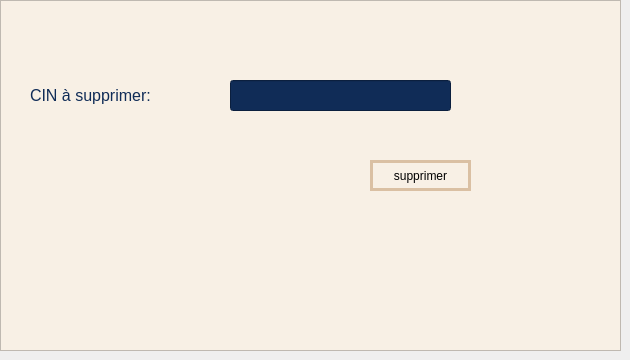
        <widget class="QWidget" name="tab_6">
         <attribute name="title">
          <string>supprimer</string>
         </attribute>
         <widget class="QFrame" name="frame_3">
          <property name="geometry">
           <rect>
            <x>0</x>
            <y>0</y>
            <width>621</width>
            <height>351</height>
           </rect>
          </property>
          <property name="styleSheet">
           <string notr="true">background-color: rgb(248, 240, 229);</string>
          </property>
          <property name="frameShape">
           <enum>QFrame::StyledPanel</enum>
          </property>
          <property name="frameShadow">
           <enum>QFrame::Raised</enum>
          </property>
          <widget class="QLabel" name="label_35">
           <property name="geometry">
            <rect>
             <x>30</x>
             <y>80</y>
             <width>181</width>
             <height>31</height>
            </rect>
           </property>
           <property name="palette">
            <palette>
             <active>
              <colorrole role="WindowText">
               <brush brushstyle="SolidPattern">
                <color alpha="255">
                 <red>16</red>
                 <green>44</green>
                 <blue>87</blue>
                </color>
               </brush>
              </colorrole>
              <colorrole role="Button">
               <brush brushstyle="SolidPattern">
                <color alpha="255">
                 <red>248</red>
                 <green>240</green>
                 <blue>229</blue>
                </color>
               </brush>
              </colorrole>
              <colorrole role="Light">
               <brush brushstyle="SolidPattern">
                <color alpha="255">
                 <red>255</red>
                 <green>255</green>
                 <blue>255</blue>
                </color>
               </brush>
              </colorrole>
              <colorrole role="Midlight">
               <brush brushstyle="SolidPattern">
                <color alpha="255">
                 <red>251</red>
                 <green>247</green>
                 <blue>242</blue>
                </color>
               </brush>
              </colorrole>
              <colorrole role="Dark">
               <brush brushstyle="SolidPattern">
                <color alpha="255">
                 <red>124</red>
                 <green>120</green>
                 <blue>114</blue>
                </color>
               </brush>
              </colorrole>
              <colorrole role="Mid">
               <brush brushstyle="SolidPattern">
                <color alpha="255">
                 <red>165</red>
                 <green>160</green>
                 <blue>153</blue>
                </color>
               </brush>
              </colorrole>
              <colorrole role="Text">
               <brush brushstyle="SolidPattern">
                <color alpha="255">
                 <red>0</red>
                 <green>0</green>
                 <blue>0</blue>
                </color>
               </brush>
              </colorrole>
              <colorrole role="BrightText">
               <brush brushstyle="SolidPattern">
                <color alpha="255">
                 <red>255</red>
                 <green>255</green>
                 <blue>255</blue>
                </color>
               </brush>
              </colorrole>
              <colorrole role="ButtonText">
               <brush brushstyle="SolidPattern">
                <color alpha="255">
                 <red>0</red>
                 <green>0</green>
                 <blue>0</blue>
                </color>
               </brush>
              </colorrole>
              <colorrole role="Base">
               <brush brushstyle="SolidPattern">
                <color alpha="255">
                 <red>248</red>
                 <green>240</green>
                 <blue>229</blue>
                </color>
               </brush>
              </colorrole>
              <colorrole role="Window">
               <brush brushstyle="SolidPattern">
                <color alpha="255">
                 <red>248</red>
                 <green>240</green>
                 <blue>229</blue>
                </color>
               </brush>
              </colorrole>
              <colorrole role="Shadow">
               <brush brushstyle="SolidPattern">
                <color alpha="255">
                 <red>0</red>
                 <green>0</green>
                 <blue>0</blue>
                </color>
               </brush>
              </colorrole>
              <colorrole role="AlternateBase">
               <brush brushstyle="SolidPattern">
                <color alpha="255">
                 <red>251</red>
                 <green>247</green>
                 <blue>242</blue>
                </color>
               </brush>
              </colorrole>
              <colorrole role="ToolTipBase">
               <brush brushstyle="SolidPattern">
                <color alpha="255">
                 <red>255</red>
                 <green>255</green>
                 <blue>220</blue>
                </color>
               </brush>
              </colorrole>
              <colorrole role="ToolTipText">
               <brush brushstyle="SolidPattern">
                <color alpha="255">
                 <red>0</red>
                 <green>0</green>
                 <blue>0</blue>
                </color>
               </brush>
              </colorrole>
              <colorrole role="PlaceholderText">
               <brush brushstyle="SolidPattern">
                <color alpha="128">
                 <red>0</red>
                 <green>0</green>
                 <blue>0</blue>
                </color>
               </brush>
              </colorrole>
             </active>
             <inactive>
              <colorrole role="WindowText">
               <brush brushstyle="SolidPattern">
                <color alpha="255">
                 <red>16</red>
                 <green>44</green>
                 <blue>87</blue>
                </color>
               </brush>
              </colorrole>
              <colorrole role="Button">
               <brush brushstyle="SolidPattern">
                <color alpha="255">
                 <red>248</red>
                 <green>240</green>
                 <blue>229</blue>
                </color>
               </brush>
              </colorrole>
              <colorrole role="Light">
               <brush brushstyle="SolidPattern">
                <color alpha="255">
                 <red>255</red>
                 <green>255</green>
                 <blue>255</blue>
                </color>
               </brush>
              </colorrole>
              <colorrole role="Midlight">
               <brush brushstyle="SolidPattern">
                <color alpha="255">
                 <red>251</red>
                 <green>247</green>
                 <blue>242</blue>
                </color>
               </brush>
              </colorrole>
              <colorrole role="Dark">
               <brush brushstyle="SolidPattern">
                <color alpha="255">
                 <red>124</red>
                 <green>120</green>
                 <blue>114</blue>
                </color>
               </brush>
              </colorrole>
              <colorrole role="Mid">
               <brush brushstyle="SolidPattern">
                <color alpha="255">
                 <red>165</red>
                 <green>160</green>
                 <blue>153</blue>
                </color>
               </brush>
              </colorrole>
              <colorrole role="Text">
               <brush brushstyle="SolidPattern">
                <color alpha="255">
                 <red>0</red>
                 <green>0</green>
                 <blue>0</blue>
                </color>
               </brush>
              </colorrole>
              <colorrole role="BrightText">
               <brush brushstyle="SolidPattern">
                <color alpha="255">
                 <red>255</red>
                 <green>255</green>
                 <blue>255</blue>
                </color>
               </brush>
              </colorrole>
              <colorrole role="ButtonText">
               <brush brushstyle="SolidPattern">
                <color alpha="255">
                 <red>0</red>
                 <green>0</green>
                 <blue>0</blue>
                </color>
               </brush>
              </colorrole>
              <colorrole role="Base">
               <brush brushstyle="SolidPattern">
                <color alpha="255">
                 <red>248</red>
                 <green>240</green>
                 <blue>229</blue>
                </color>
               </brush>
              </colorrole>
              <colorrole role="Window">
               <brush brushstyle="SolidPattern">
                <color alpha="255">
                 <red>248</red>
                 <green>240</green>
                 <blue>229</blue>
                </color>
               </brush>
              </colorrole>
              <colorrole role="Shadow">
               <brush brushstyle="SolidPattern">
                <color alpha="255">
                 <red>0</red>
                 <green>0</green>
                 <blue>0</blue>
                </color>
               </brush>
              </colorrole>
              <colorrole role="AlternateBase">
               <brush brushstyle="SolidPattern">
                <color alpha="255">
                 <red>251</red>
                 <green>247</green>
                 <blue>242</blue>
                </color>
               </brush>
              </colorrole>
              <colorrole role="ToolTipBase">
               <brush brushstyle="SolidPattern">
                <color alpha="255">
                 <red>255</red>
                 <green>255</green>
                 <blue>220</blue>
                </color>
               </brush>
              </colorrole>
              <colorrole role="ToolTipText">
               <brush brushstyle="SolidPattern">
                <color alpha="255">
                 <red>0</red>
                 <green>0</green>
                 <blue>0</blue>
                </color>
               </brush>
              </colorrole>
              <colorrole role="PlaceholderText">
               <brush brushstyle="SolidPattern">
                <color alpha="128">
                 <red>0</red>
                 <green>0</green>
                 <blue>0</blue>
                </color>
               </brush>
              </colorrole>
             </inactive>
             <disabled>
              <colorrole role="WindowText">
               <brush brushstyle="SolidPattern">
                <color alpha="255">
                 <red>124</red>
                 <green>120</green>
                 <blue>114</blue>
                </color>
               </brush>
              </colorrole>
              <colorrole role="Button">
               <brush brushstyle="SolidPattern">
                <color alpha="255">
                 <red>248</red>
                 <green>240</green>
                 <blue>229</blue>
                </color>
               </brush>
              </colorrole>
              <colorrole role="Light">
               <brush brushstyle="SolidPattern">
                <color alpha="255">
                 <red>255</red>
                 <green>255</green>
                 <blue>255</blue>
                </color>
               </brush>
              </colorrole>
              <colorrole role="Midlight">
               <brush brushstyle="SolidPattern">
                <color alpha="255">
                 <red>251</red>
                 <green>247</green>
                 <blue>242</blue>
                </color>
               </brush>
              </colorrole>
              <colorrole role="Dark">
               <brush brushstyle="SolidPattern">
                <color alpha="255">
                 <red>124</red>
                 <green>120</green>
                 <blue>114</blue>
                </color>
               </brush>
              </colorrole>
              <colorrole role="Mid">
               <brush brushstyle="SolidPattern">
                <color alpha="255">
                 <red>165</red>
                 <green>160</green>
                 <blue>153</blue>
                </color>
               </brush>
              </colorrole>
              <colorrole role="Text">
               <brush brushstyle="SolidPattern">
                <color alpha="255">
                 <red>124</red>
                 <green>120</green>
                 <blue>114</blue>
                </color>
               </brush>
              </colorrole>
              <colorrole role="BrightText">
               <brush brushstyle="SolidPattern">
                <color alpha="255">
                 <red>255</red>
                 <green>255</green>
                 <blue>255</blue>
                </color>
               </brush>
              </colorrole>
              <colorrole role="ButtonText">
               <brush brushstyle="SolidPattern">
                <color alpha="255">
                 <red>124</red>
                 <green>120</green>
                 <blue>114</blue>
                </color>
               </brush>
              </colorrole>
              <colorrole role="Base">
               <brush brushstyle="SolidPattern">
                <color alpha="255">
                 <red>248</red>
                 <green>240</green>
                 <blue>229</blue>
                </color>
               </brush>
              </colorrole>
              <colorrole role="Window">
               <brush brushstyle="SolidPattern">
                <color alpha="255">
                 <red>248</red>
                 <green>240</green>
                 <blue>229</blue>
                </color>
               </brush>
              </colorrole>
              <colorrole role="Shadow">
               <brush brushstyle="SolidPattern">
                <color alpha="255">
                 <red>0</red>
                 <green>0</green>
                 <blue>0</blue>
                </color>
               </brush>
              </colorrole>
              <colorrole role="AlternateBase">
               <brush brushstyle="SolidPattern">
                <color alpha="255">
                 <red>248</red>
                 <green>240</green>
                 <blue>229</blue>
                </color>
               </brush>
              </colorrole>
              <colorrole role="ToolTipBase">
               <brush brushstyle="SolidPattern">
                <color alpha="255">
                 <red>255</red>
                 <green>255</green>
                 <blue>220</blue>
                </color>
               </brush>
              </colorrole>
              <colorrole role="ToolTipText">
               <brush brushstyle="SolidPattern">
                <color alpha="255">
                 <red>0</red>
                 <green>0</green>
                 <blue>0</blue>
                </color>
               </brush>
              </colorrole>
              <colorrole role="PlaceholderText">
               <brush brushstyle="SolidPattern">
                <color alpha="128">
                 <red>0</red>
                 <green>0</green>
                 <blue>0</blue>
                </color>
               </brush>
              </colorrole>
             </disabled>
            </palette>
           </property>
           <property name="font">
            <font>
             <family>Nirmala UI</family>
             <pointsize>12</pointsize>
            </font>
           </property>
           <property name="text">
            <string>CIN à supprimer:</string>
           </property>
          </widget>
          <widget class="QLineEdit" name="la_cin_2">
           <property name="geometry">
            <rect>
             <x>230</x>
             <y>80</y>
             <width>221</width>
             <height>31</height>
            </rect>
           </property>
           <property name="palette">
            <palette>
             <active>
              <colorrole role="WindowText">
               <brush brushstyle="SolidPattern">
                <color alpha="255">
                 <red>248</red>
                 <green>240</green>
                 <blue>229</blue>
                </color>
               </brush>
              </colorrole>
              <colorrole role="Button">
               <brush brushstyle="SolidPattern">
                <color alpha="255">
                 <red>16</red>
                 <green>44</green>
                 <blue>87</blue>
                </color>
               </brush>
              </colorrole>
              <colorrole role="Text">
               <brush brushstyle="SolidPattern">
                <color alpha="255">
                 <red>248</red>
                 <green>240</green>
                 <blue>229</blue>
                </color>
               </brush>
              </colorrole>
              <colorrole role="Base">
               <brush brushstyle="SolidPattern">
                <color alpha="255">
                 <red>16</red>
                 <green>44</green>
                 <blue>87</blue>
                </color>
               </brush>
              </colorrole>
              <colorrole role="Window">
               <brush brushstyle="SolidPattern">
                <color alpha="255">
                 <red>16</red>
                 <green>44</green>
                 <blue>87</blue>
                </color>
               </brush>
              </colorrole>
              <colorrole role="PlaceholderText">
               <brush brushstyle="SolidPattern">
                <color alpha="128">
                 <red>248</red>
                 <green>240</green>
                 <blue>229</blue>
                </color>
               </brush>
              </colorrole>
             </active>
             <inactive>
              <colorrole role="WindowText">
               <brush brushstyle="SolidPattern">
                <color alpha="255">
                 <red>248</red>
                 <green>240</green>
                 <blue>229</blue>
                </color>
               </brush>
              </colorrole>
              <colorrole role="Button">
               <brush brushstyle="SolidPattern">
                <color alpha="255">
                 <red>16</red>
                 <green>44</green>
                 <blue>87</blue>
                </color>
               </brush>
              </colorrole>
              <colorrole role="Text">
               <brush brushstyle="SolidPattern">
                <color alpha="255">
                 <red>248</red>
                 <green>240</green>
                 <blue>229</blue>
                </color>
               </brush>
              </colorrole>
              <colorrole role="Base">
               <brush brushstyle="SolidPattern">
                <color alpha="255">
                 <red>16</red>
                 <green>44</green>
                 <blue>87</blue>
                </color>
               </brush>
              </colorrole>
              <colorrole role="Window">
               <brush brushstyle="SolidPattern">
                <color alpha="255">
                 <red>16</red>
                 <green>44</green>
                 <blue>87</blue>
                </color>
               </brush>
              </colorrole>
              <colorrole role="PlaceholderText">
               <brush brushstyle="SolidPattern">
                <color alpha="128">
                 <red>248</red>
                 <green>240</green>
                 <blue>229</blue>
                </color>
               </brush>
              </colorrole>
             </inactive>
             <disabled>
              <colorrole role="WindowText">
               <brush brushstyle="SolidPattern">
                <color alpha="255">
                 <red>120</red>
                 <green>120</green>
                 <blue>120</blue>
                </color>
               </brush>
              </colorrole>
              <colorrole role="Button">
               <brush brushstyle="SolidPattern">
                <color alpha="255">
                 <red>16</red>
                 <green>44</green>
                 <blue>87</blue>
                </color>
               </brush>
              </colorrole>
              <colorrole role="Text">
               <brush brushstyle="SolidPattern">
                <color alpha="255">
                 <red>120</red>
                 <green>120</green>
                 <blue>120</blue>
                </color>
               </brush>
              </colorrole>
              <colorrole role="Base">
               <brush brushstyle="SolidPattern">
                <color alpha="255">
                 <red>16</red>
                 <green>44</green>
                 <blue>87</blue>
                </color>
               </brush>
              </colorrole>
              <colorrole role="Window">
               <brush brushstyle="SolidPattern">
                <color alpha="255">
                 <red>16</red>
                 <green>44</green>
                 <blue>87</blue>
                </color>
               </brush>
              </colorrole>
              <colorrole role="PlaceholderText">
               <brush brushstyle="SolidPattern">
                <color alpha="128">
                 <red>0</red>
                 <green>0</green>
                 <blue>0</blue>
                </color>
               </brush>
              </colorrole>
             </disabled>
            </palette>
           </property>
           <property name="styleSheet">
            <string notr="true">background-color: rgb(16, 44, 87);</string>
           </property>
          </widget>
          <widget class="QPushButton" name="pb_supprimer">
           <property name="geometry">
            <rect>
             <x>370</x>
             <y>160</y>
             <width>101</width>
             <height>31</height>
            </rect>
           </property>
           <property name="palette">
            <palette>
             <active>
              <colorrole role="Button">
               <brush brushstyle="SolidPattern">
                <color alpha="255">
                 <red>248</red>
                 <green>240</green>
                 <blue>229</blue>
                </color>
               </brush>
              </colorrole>
              <colorrole role="Base">
               <brush brushstyle="SolidPattern">
                <color alpha="255">
                 <red>248</red>
                 <green>240</green>
                 <blue>229</blue>
                </color>
               </brush>
              </colorrole>
              <colorrole role="Window">
               <brush brushstyle="SolidPattern">
                <color alpha="255">
                 <red>248</red>
                 <green>240</green>
                 <blue>229</blue>
                </color>
               </brush>
              </colorrole>
             </active>
             <inactive>
              <colorrole role="Button">
               <brush brushstyle="SolidPattern">
                <color alpha="255">
                 <red>248</red>
                 <green>240</green>
                 <blue>229</blue>
                </color>
               </brush>
              </colorrole>
              <colorrole role="Base">
               <brush brushstyle="SolidPattern">
                <color alpha="255">
                 <red>248</red>
                 <green>240</green>
                 <blue>229</blue>
                </color>
               </brush>
              </colorrole>
              <colorrole role="Window">
               <brush brushstyle="SolidPattern">
                <color alpha="255">
                 <red>248</red>
                 <green>240</green>
                 <blue>229</blue>
                </color>
               </brush>
              </colorrole>
             </inactive>
             <disabled>
              <colorrole role="Button">
               <brush brushstyle="SolidPattern">
                <color alpha="255">
                 <red>248</red>
                 <green>240</green>
                 <blue>229</blue>
                </color>
               </brush>
              </colorrole>
              <colorrole role="Base">
               <brush brushstyle="SolidPattern">
                <color alpha="255">
                 <red>248</red>
                 <green>240</green>
                 <blue>229</blue>
                </color>
               </brush>
              </colorrole>
              <colorrole role="Window">
               <brush brushstyle="SolidPattern">
                <color alpha="255">
                 <red>248</red>
                 <green>240</green>
                 <blue>229</blue>
                </color>
               </brush>
              </colorrole>
             </disabled>
            </palette>
           </property>
           <property name="font">
            <font>
             <family>Arial</family>
             <pointsize>9</pointsize>
             <weight>50</weight>
             <bold>false</bold>
            </font>
           </property>
           <property name="styleSheet">
            <string notr="true">
background-color: rgb(248, 240, 229);
border:3px solid rgb(218, 192, 163);
</string>
           </property>
           <property name="text">
            <string>supprimer</string>
           </property>
          </widget>
          <widget class="QLabel" name="label_3">
           <property name="geometry">
            <rect>
             <x>480</x>
             <y>150</y>
             <width>51</width>
             <height>51</height>
            </rect>
           </property>
           <property name="text">
            <string/>
           </property>
           <property name="pixmap">
            <pixmap>../../../../projet c++/380648768_1060310171636532_7500449272305158070_n.png</pixmap>
           </property>
           <property name="scaledContents">
            <bool>true</bool>
           </property>
          </widget>
         </widget>
        </widget>
